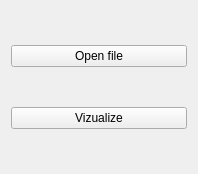
<?xml version="1.0" encoding="UTF-8"?>
<ui version="4.0">
 <class>MainWindow</class>
 <widget class="QMainWindow" name="MainWindow">
  <property name="geometry">
   <rect>
    <x>0</x>
    <y>0</y>
    <width>198</width>
    <height>174</height>
   </rect>
  </property>
  <property name="windowTitle">
   <string>MainWindow</string>
  </property>
  <widget class="QWidget" name="centralWidget">
   <layout class="QVBoxLayout" name="verticalLayout">
    <item>
     <widget class="QPushButton" name="pbRead">
      <property name="text">
       <string>Open file</string>
      </property>
     </widget>
    </item>
    <item>
     <widget class="QPushButton" name="pbVizualize">
      <property name="text">
       <string>Vizualize</string>
      </property>
     </widget>
    </item>
   </layout>
  </widget>
 </widget>
 <layoutdefault spacing="6" margin="11"/>
 <resources/>
 <connections/>
</ui>
